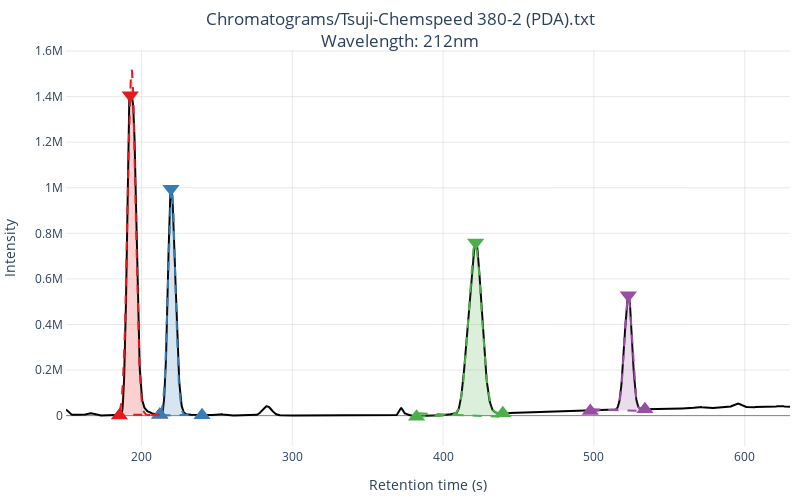

Notebook code cell kept with this figure:
### Code cell
chrom = Chromatogram("Chromatograms/Tsuji-Chemspeed 380-2 (PDA).txt", base_chromatogram=ch3)
chrom.cut_time(before=150)
chrom.calculate_peaks(3, height_diff=0.05)
chrom.fit_all_peaks()
chrom.calculate_ratios()
chrom.calculate_calibrated_ratios(ch3.calibration)
print(chrom.peaks)
print(chrom.ratios)
print(chrom.calculate_er((0,1)))
chrom.plot(peaks=True, gaussians=True)

### Figure 1 — Plotly figure (JSON) as saved in the notebook; plotly's stock layout.template omitted (floating-point values rounded to 4 significant figures; data arrays with more than 128 entries replaced by an {"elided": "..."} marker saying what was removed)
{"data": [{"line": {"color": "black", "shape": "linear"}, "name": "chromatogram", "type": "scatter", "x": {"elided": "2401 int values"}, "y": {"elided": "2401 int values"}}, {"customdata": [[["Peak 0", "192.60000000000002", "10130026.2772829", "0.4382170259700738"]]], "hovertemplate": "<b>%{customdata[0][0]}</b><br>center: %{customdata[0][1]:.1f}s<br>area: %{customdata[0][2]:f}<br>ratio: %{customdata[0][3]:.1%}", "marker": {"color": "#e41a1c", "size": 15, "symbol": "triangle-down"}, "mode": "markers", "name": "Peak 0", "type": "scatter", "x": [963], "y": [1405754]}, {"marker": {"color": "#e41a1c", "size": 15, "symbol": "triangle-up"}, "mode": "markers", "name": "Peak 0", "type": "scatter", "x": [927], "y": [729]}, {"marker": {"color": "#e41a1c", "size": 15, "symbol": "triangle-up"}, "mode": "markers", "name": "Peak 0", "type": "scatter", "x": [1061], "y": [3595]}, {"customdata": [[["Peak 1", "219.60000000000002", "5986654.329599028", "0.25897799117372294"]]], "hovertemplate": "<b>%{customdata[0][0]}</b><br>center: %{customdata[0][1]:.1f}s<br>area: %{customdata[0][2]:f}<br>ratio: %{customdata[0][3]:.1%}", "marker": {"color": "#377eb8", "size": 15, "symbol": "triangle-down"}, "mode": "markers", "name": "Peak 1", "type": "scatter", "x": [1098], "y": [995531]}, {"marker": {"color": "#377eb8", "size": 15, "symbol": "triangle-up"}, "mode": "markers", "name": "Peak 1", "type": "scatter", "x": [1061], "y": [3595]}, {"marker": {"color": "#377eb8", "size": 15, "symbol": "triangle-up"}, "mode": "markers", "name": "Peak 1", "type": "scatter", "x": [1201], "y": [1468]}, {"customdata": [[["Peak 2", "421.6", "8123011.003169993", "0.21344562924377283"]]], "hovertemplate": "<b>%{customdata[0][0]}</b><br>center: %{customdata[0][1]:.1f}s<br>area: %{customdata[0][2]:f}<br>ratio: %{customdata[0][3]:.1%}", "marker": {"color": "#4daf4a", "size": 15, "symbol": "triangle-down"}, "mode": "markers", "name": "Peak 2", "type": "scatter", "x": [2108], "y": [760127]}, {"marker": {"color": "#4daf4a", "size": 15, "symbol": "triangle-up"}, "mode": "markers", "name": "Peak 2", "type": "scatter", "x": [1912], "y": [-5206]}, {"marker": {"color": "#4daf4a", "size": 15, "symbol": "triangle-up"}, "mode": "markers", "name": "Peak 2", "type": "scatter", "x": [2198], "y": [10339]}, {"customdata": [[["Peak 3", "522.8000000000001", "3160750.917821994", "0.04739733360417611"]]], "hovertemplate": "<b>%{customdata[0][0]}</b><br>center: %{customdata[0][1]:.1f}s<br>area: %{customdata[0][2]:f}<br>ratio: %{customdata[0][3]:.1%}", "marker": {"color": "#984ea3", "size": 15, "symbol": "triangle-down"}, "mode": "markers", "name": "Peak 3", "type": "scatter", "x": [2614], "y": [528194]}, {"marker": {"color": "#984ea3", "size": 15, "symbol": "triangle-up"}, "mode": "markers", "name": "Peak 3", "type": "scatter", "x": [2488], "y": [20623]}, {"marker": {"color": "#984ea3", "size": 15, "symbol": "triangle-up"}, "mode": "markers", "name": "Peak 3", "type": "scatter", "x": [2669], "y": [27751]}, {"fill": "toself", "fillcolor": "rgba(228, 26, 28, 0.2)", "line": {"color": "#e41a1c", "dash": "dash", "shape": "linear", "width": 2}, "name": "", "type": "scatter", "x": {"elided": "270 int values"}, "y": {"elided": "270 float values"}}, {"fill": "toself", "fillcolor": "rgba(55, 126, 184, 0.2)", "line": {"color": "#377eb8", "dash": "dash", "shape": "linear", "width": 2}, "name": "", "type": "scatter", "x": {"elided": "282 int values"}, "y": {"elided": "282 float values"}}, {"fill": "toself", "fillcolor": "rgba(77, 175, 74, 0.2)", "line": {"color": "#4daf4a", "dash": "dash", "shape": "linear", "width": 2}, "name": "", "type": "scatter", "x": {"elided": "574 int values"}, "y": {"elided": "574 float values"}}, {"fill": "toself", "fillcolor": "rgba(152, 78, 163, 0.2)", "line": {"color": "#984ea3", "dash": "dash", "shape": "linear", "width": 2}, "name": "", "type": "scatter", "x": {"elided": "364 int values"}, "y": {"elided": "364 float values"}}], "layout": {"autosize": false, "height": 500, "margin": {"b": 10, "l": 10, "r": 10, "t": 50}, "paper_bgcolor": "white", "plot_bgcolor": "rgba(0,0,0,0)", "showlegend": false, "title": {"text": "Chromatograms/Tsuji-Chemspeed 380-2 (PDA).txt<br>Wavelength: 212nm", "x": 0.5}, "width": 800, "xaxis": {"gridcolor": "lightgrey", "gridwidth": 0.5, "showline": true, "tickmode": "array", "ticktext": [200, 300, 400, 500, 600], "tickvals": [1000, 1500, 2000, 2500, 3000], "title": {"text": "Retention time (s)"}, "zeroline": true, "zerolinecolor": "black", "zerolinewidth": 0.5}, "yaxis": {"gridcolor": "lightgrey", "gridwidth": 0.5, "showline": true, "title": {"text": "Intensity"}, "zeroline": true, "zerolinecolor": "black", "zerolinewidth": 0.5}}}
